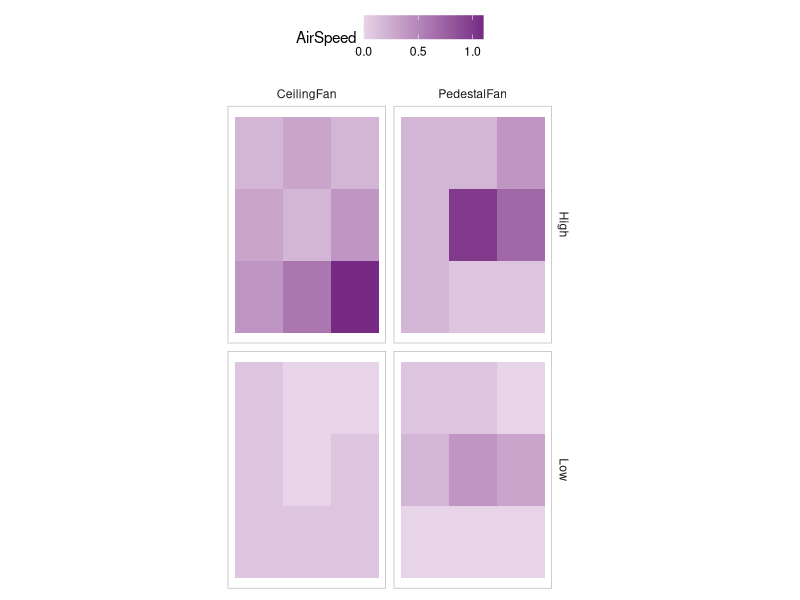
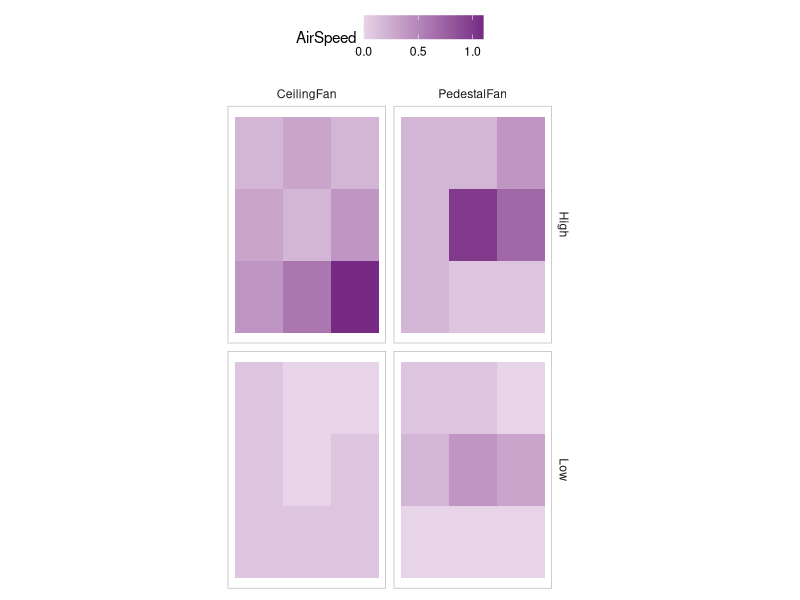

Write R code to recreate these figures, in order.
## ---- chunk 1
# Load libraries
library(tidyverse)
library(lubridate)
library(knitr)
## ---- chunk 2
# Set plot theme and colors
theme_custom = function() {
  theme_minimal() %+replace%
    theme(legend.position = "top") +
    theme(panel.grid = element_blank()) +
    theme(panel.background = element_rect(colour = "#BBBBBB")) +
    theme(aspect.ratio = 1.5) +
    theme(axis.title = element_blank(), axis.text = element_blank())
}
plot_colors <- c("#4477AA", "#CCBB44", "#228833", "#EE6677", "#AA3377", "#66CCEE")
## ---- chunk 3
FanData <- read_csv("FanSpeed.csv") %>%
  mutate(AirSpeed = round(AirSpeed, 1))
## ---- chunk 4
ggplot(FanData, aes(x = Row, y = Column, fill = AirSpeed)) +
  geom_tile() + 
  facet_grid(Setting~PCS) +
  theme_custom() +
  scale_fill_gradient(low = "#E7D4E8",
                      high = "#762A83",
                      limits = c(0, 1.1),
                      breaks = c(0, 0.5, 1))

ggsave("fanspeedplot.pdf", width = 4, height = 6, units = "in")
## ---- chunk 5
MeanFanSpeed <- FanData %>%
  group_by(PCS, Setting) %>%
  summarise(Mean = mean(AirSpeed)) %>%
  mutate(Mean = round(Mean, 1))

MeanFanSpeed
